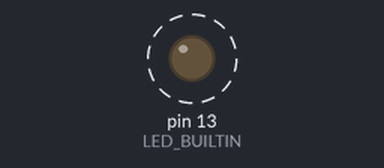
Recording of a program running on a simulated Teensy 4. Shown: output pins drawn as LEDs (lit = HIGH). Dashed ring = blinking. What the program prints to the serial monitor is not drawn.

Above: at 0.12 s.
Timing chart, 0 to 3.0 s (numbered marks = the images above):
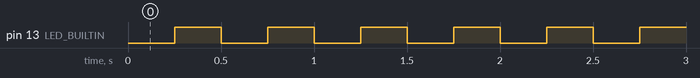

Measured:
- by itself, pin 13 (LED_BUILTIN): alternates HIGH for 0.25 s and LOW for 0.25 s

The program:

main.cpp
```cpp
// BARQ Teensy 4.1 firmware - Stage 3, v0 "LOOPBACK".
//
// Thin Arduino shim around loop_core.{h,cpp} — ALL protocol/deadman/telemetry logic lives
// there, shared byte-for-byte with the host PTY emulator (barq_hw teensy_emulator) that the
// Stage-4 hardware interface integration-tests against. Servo bus / BNO085 / INA226 are
// stubbed inside LoopCore until parts arrive.
//
// Build: pio run -e teensy41      Tests (host, no Teensy): pio test -e native
#include <Arduino.h>

#include "loop_core.h"

namespace {

constexpr uint32_t LOOP_PERIOD_US = 2000;      // 500 Hz superloop

barq::LoopCore core;

void tx(void*, const uint8_t* data, size_t len) {
  Serial.write(data, len);
}

}  // namespace

void setup() {
  Serial.begin(115200);                        // USB CDC: baud is cosmetic
  pinMode(LED_BUILTIN, OUTPUT);
}

void loop() {
  const uint32_t now = micros();

  while (Serial.available() > 0) {
    core.rx_byte(static_cast<uint8_t>(Serial.read()), now, tx, nullptr);
  }

  const bool driven = core.tick(now, tx, nullptr);
  digitalWrite(LED_BUILTIN, driven ? HIGH : (now / 250000) % 2);   // solid=driven, blink=idle

  // Cooperative pacing (placeholder for the 500 Hz hard loop once the servo bus is real).
  const uint32_t elapsed = micros() - now;
  if (elapsed < LOOP_PERIOD_US) delayMicroseconds(LOOP_PERIOD_US - elapsed);
}
```

loop_core.cpp
```cpp
#include "loop_core.h"

#include <string.h>

namespace barq {

void LoopCore::servo_bus_read_state(int16_t* pos, int16_t* /*vel*/, int16_t* /*load*/) {
  // Loopback: first-order tracking toward targets (mimics a position servo).
  for (int i = 0; i < 12; ++i) {
    positions_mrad_[i] += static_cast<int16_t>((targets_mrad_[i] - positions_mrad_[i]) / 4);
  }
  memcpy(pos, positions_mrad_, sizeof(positions_mrad_));
}

void LoopCore::imu_read(int16_t* quat_1e4, int16_t* gyro, int16_t* accel) {
  quat_1e4[0] = 0; quat_1e4[1] = 0; quat_1e4[2] = 0; quat_1e4[3] = 10000;  // identity
  gyro[0] = gyro[1] = gyro[2] = 0;
  accel[0] = accel[1] = 0; accel[2] = 981;      // 9.81 m/s^2 in cm/s^2
}

void LoopCore::power_read(uint16_t* vbus_mv, int16_t* current_ma) {
  *vbus_mv = 7400;
  *current_ma = 0;
}

void LoopCore::rx_byte(uint8_t b, uint32_t now_us, TxFn tx, void* user) {
  if (!decoder_.feed(b)) return;
  if (decoder_.type() == TYPE_CMD && decoder_.payload_len() == CMD_PAYLOAD_LEN) {
    memcpy(targets_mrad_, decoder_.payload(), sizeof(targets_mrad_));
    have_cmd_ = true;
    last_cmd_us_ = now_us;
  } else if (decoder_.type() == TYPE_PING) {
    uint8_t out[MAX_FRAME];
    const size_t n = make_frame(TYPE_PONG, decoder_.seq(),
                                decoder_.payload(), decoder_.payload_len(), out);
    tx(user, out, n);
  }
}

bool LoopCore::tick(uint32_t now_us, TxFn tx, void* user) {
  const bool fresh = have_cmd_ && (now_us - last_cmd_us_ <= kDeadmanUs);
  if (fresh) servo_bus_write_targets(targets_mrad_);

  if (now_us - last_state_us_ >= kStatePeriodUs) {
    last_state_us_ = now_us;
    send_state(now_us, tx, user);
  }
  return fresh;
}

void LoopCore::send_state(uint32_t now_us, TxFn tx, void* user) {
  StatePayload s = {};
  servo_bus_read_state(s.pos_mrad, s.vel_10mrad_s, s.load_0p1pct);
  imu_read(s.quat_1e4, s.gyro_mrad_s, s.accel_cm_s2);
  power_read(&s.vbus_mv, &s.current_ma);
  s.temp_max_c = 25;
  const bool deadman = have_cmd_ && (now_us - last_cmd_us_ > kDeadmanUs);
  s.fault = deadman ? 0x08 : 0x00;

  uint8_t out[MAX_FRAME];
  const size_t n = make_frame(TYPE_STATE, tx_seq_++,
                              reinterpret_cast<uint8_t*>(&s), sizeof(s), out);
  tx(user, out, n);
}

}  // namespace barq
```

loop_core.h
```cpp
// BARQ firmware superloop logic, v0 "LOOPBACK" — pure C++, no Arduino.
//
// Shared VERBATIM by the Teensy build (main.cpp supplies Serial + micros) and the host
// PTY emulator (barq_hw/src/teensy_emulator.cpp supplies a POSIX fd + CLOCK_MONOTONIC).
// That sharing is the point: the Stage-4 hardware interface integration-tests against
// the real firmware decision logic with zero hardware attached.
//
// Caller owns the clock (`now_us`) and the byte sink (`TxFn`).
#pragma once

#include <stddef.h>
#include <stdint.h>

#include "protocol.h"

namespace barq {

// TX byte sink (Serial.write on the Teensy, ::write on the host).
typedef void (*TxFn)(void* user, const uint8_t* data, size_t len);

class LoopCore {
 public:
  static constexpr uint32_t kStatePeriodUs = 10000;   // 100 Hz STATE telemetry
  static constexpr uint32_t kDeadmanUs = 200000;      // 200 ms without CMD -> torque off

  // Feed one received byte through the frame decoder. CMD updates targets and feeds the
  // deadman; PING is answered with PONG through `tx`.
  void rx_byte(uint8_t b, uint32_t now_us, TxFn tx, void* user);

  // Call every superloop iteration: deadman evaluation, (stubbed) actuation, 100 Hz STATE.
  // Returns true while driven (fresh CMD inside the deadman window) — LED logic upstream.
  bool tick(uint32_t now_us, TxFn tx, void* user);

  // Loopback servo model, exposed for tests: first-order tracking toward targets.
  const int16_t* positions_mrad() const { return positions_mrad_; }

 private:
  void send_state(uint32_t now_us, TxFn tx, void* user);

  // ── Stage-3 hardware stubs (replaced when parts arrive) ──────────────────
  void servo_bus_write_targets(const int16_t* /*mrad*/) { /* ST3215 sync-write x4 UARTs */ }
  void servo_bus_read_state(int16_t* pos, int16_t* vel, int16_t* load);
  void imu_read(int16_t* quat_1e4, int16_t* gyro, int16_t* accel);
  void power_read(uint16_t* vbus_mv, int16_t* current_ma);

  Decoder decoder_;
  int16_t targets_mrad_[12] = {0};
  int16_t positions_mrad_[12] = {0};            // loopback: tracks targets
  bool have_cmd_ = false;
  uint32_t last_cmd_us_ = 0;
  uint32_t last_state_us_ = 0;
  uint8_t tx_seq_ = 0;
};

}  // namespace barq
```

protocol.cpp
```cpp
#include "protocol.h"

#include <string.h>

namespace barq {

uint16_t crc16_ccitt(const uint8_t* data, size_t n, uint16_t crc) {
  for (size_t i = 0; i < n; ++i) {
    crc ^= static_cast<uint16_t>(data[i]) << 8;
    for (int b = 0; b < 8; ++b) {
      crc = (crc & 0x8000) ? static_cast<uint16_t>((crc << 1) ^ 0x1021)
                           : static_cast<uint16_t>(crc << 1);
    }
  }
  return crc;
}

size_t make_frame(uint8_t type, uint8_t seq, const uint8_t* payload, size_t len, uint8_t* out) {
  if (len > MAX_PAYLOAD) return 0;
  out[0] = MAGIC0;
  out[1] = MAGIC1;
  out[2] = VERSION;
  out[3] = type;
  out[4] = seq;
  out[5] = static_cast<uint8_t>(len);
  if (len) memcpy(out + 6, payload, len);
  const uint16_t crc = crc16_ccitt(out + 2, 4 + len);
  out[6 + len] = static_cast<uint8_t>(crc & 0xFF);         // little-endian
  out[7 + len] = static_cast<uint8_t>(crc >> 8);
  return 8 + len;
}

void Decoder::resync_() {
  // Drop the first byte and shift; cheap because frames are small and corruption is rare.
  if (have_ > 1) memmove(buf_, buf_ + 1, have_ - 1);
  have_ = (have_ > 0) ? have_ - 1 : 0;
}

bool Decoder::feed(uint8_t b) {
  if (have_ >= MAX_FRAME) resync_();
  buf_[have_++] = b;

  while (true) {
    // Hunt for magic at the buffer head.
    while (have_ >= 2 && !(buf_[0] == MAGIC0 && buf_[1] == MAGIC1)) resync_();
    if (have_ < 6) return false;

    const uint8_t ver = buf_[2];
    const size_t len = buf_[5];
    if (ver != VERSION || len > MAX_PAYLOAD) {
      resync_();
      continue;
    }
    const size_t total = 6 + len + 2;
    if (have_ < total) return false;

    const uint16_t want = static_cast<uint16_t>(buf_[6 + len]) |
                          (static_cast<uint16_t>(buf_[7 + len]) << 8);
    if (crc16_ccitt(buf_ + 2, 4 + len) == want) {
      type_ = buf_[3];
      seq_ = buf_[4];
      len_ = len;
      if (len) memcpy(frame_, buf_ + 6, len);   // copy out: survives subsequent feeds
      have_ -= total;
      if (have_) memmove(buf_, buf_ + total, have_);
      return true;
    }
    resync_();
  }
}

}  // namespace barq
```

protocol.h
```cpp
// BARQ Jetson<->Teensy binary protocol v1 (spec: docs/06_PROTOCOL.md).
// Twin of barq_control/barq_protocol.py - pinned by shared golden vectors.
// Pure C++ (no Arduino deps) so it unit-tests natively on any host.
#pragma once
#include <stddef.h>
#include <stdint.h>

namespace barq {

constexpr uint8_t MAGIC0 = 0xBA, MAGIC1 = 0x51;
constexpr uint8_t VERSION = 0x01;
constexpr uint8_t TYPE_CMD = 0x01, TYPE_STATE = 0x02, TYPE_PING = 0x03, TYPE_PONG = 0x83;
constexpr size_t CMD_PAYLOAD_LEN = 24;
constexpr size_t STATE_PAYLOAD_LEN = 98;
constexpr size_t MAX_PAYLOAD = 200;
constexpr size_t MAX_FRAME = 6 + MAX_PAYLOAD + 2;

uint16_t crc16_ccitt(const uint8_t* data, size_t n, uint16_t crc = 0xFFFF);

// Build a frame around `payload`; returns total frame length written to `out`
// (caller provides >= 8 + len bytes). Returns 0 if len > MAX_PAYLOAD.
size_t make_frame(uint8_t type, uint8_t seq, const uint8_t* payload, size_t len, uint8_t* out);

#pragma pack(push, 1)
struct CmdPayload {            // 0x01, Jetson -> Teensy
  int16_t targets_mrad[12];
};
struct StatePayload {          // 0x02, Teensy -> Jetson @ 100 Hz
  int16_t pos_mrad[12];
  int16_t vel_10mrad_s[12];
  int16_t load_0p1pct[12];
  int16_t quat_1e4[4];
  int16_t gyro_mrad_s[3];
  int16_t accel_cm_s2[3];
  uint16_t vbus_mv;
  int16_t current_ma;
  int8_t temp_max_c;
  uint8_t fault;
};
#pragma pack(pop)
static_assert(sizeof(CmdPayload) == CMD_PAYLOAD_LEN, "CMD layout");
static_assert(sizeof(StatePayload) == STATE_PAYLOAD_LEN, "STATE layout");

// Resync-capable streaming decoder (mirror of the Python Decoder).
class Decoder {
 public:
  // Feed one byte; returns true when a complete valid frame is available via
  // type()/seq()/payload()/payload_len(). The frame stays valid until the next feed().
  bool feed(uint8_t b);
  uint8_t type() const { return type_; }
  uint8_t seq() const { return seq_; }
  const uint8_t* payload() const { return frame_; }
  size_t payload_len() const { return len_; }

 private:
  uint8_t buf_[MAX_FRAME];
  uint8_t frame_[MAX_PAYLOAD];   // last valid payload (copied out, survives further feeds)
  size_t have_ = 0;
  uint8_t type_ = 0, seq_ = 0;
  size_t len_ = 0;
  void resync_();
};

}  // namespace barq
```
